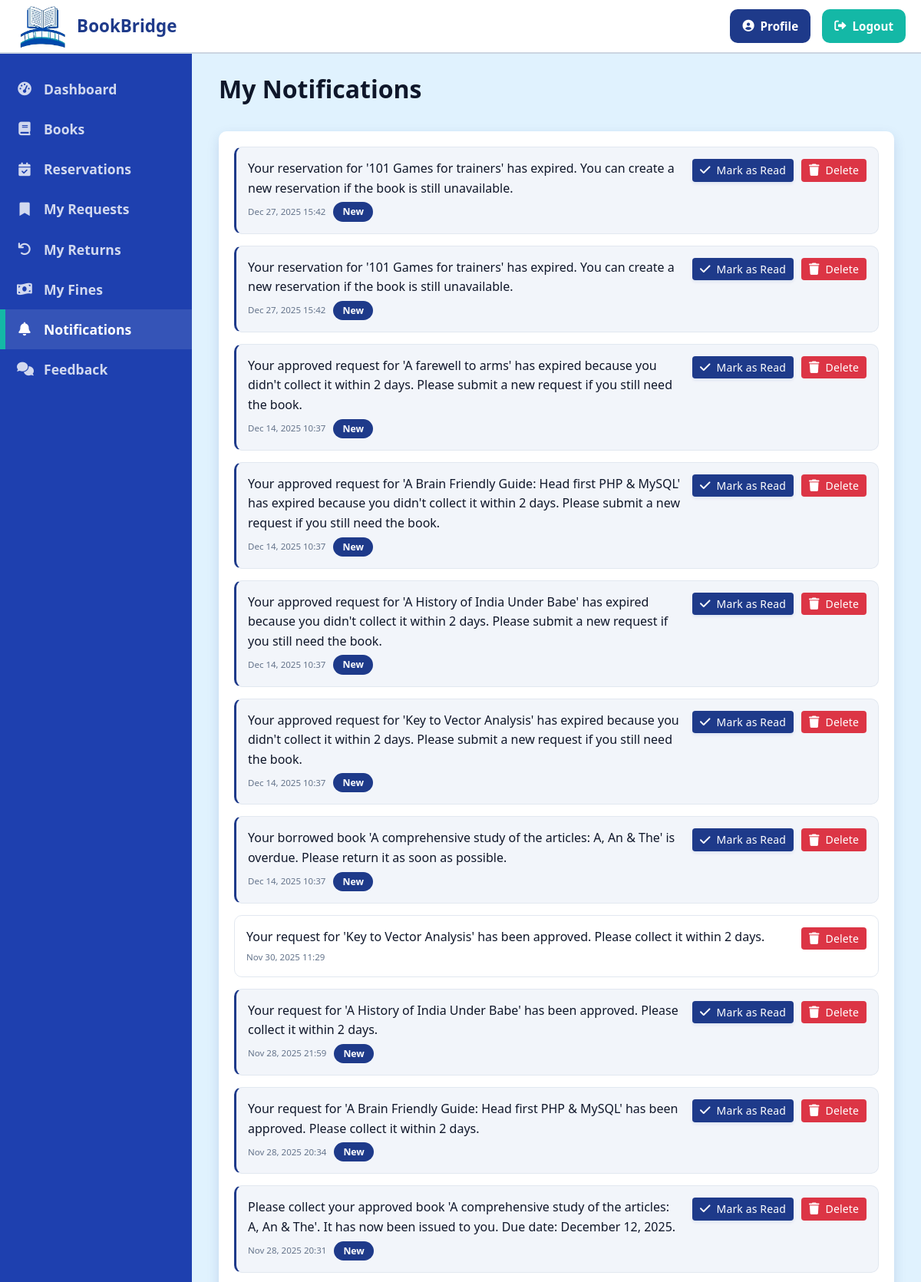
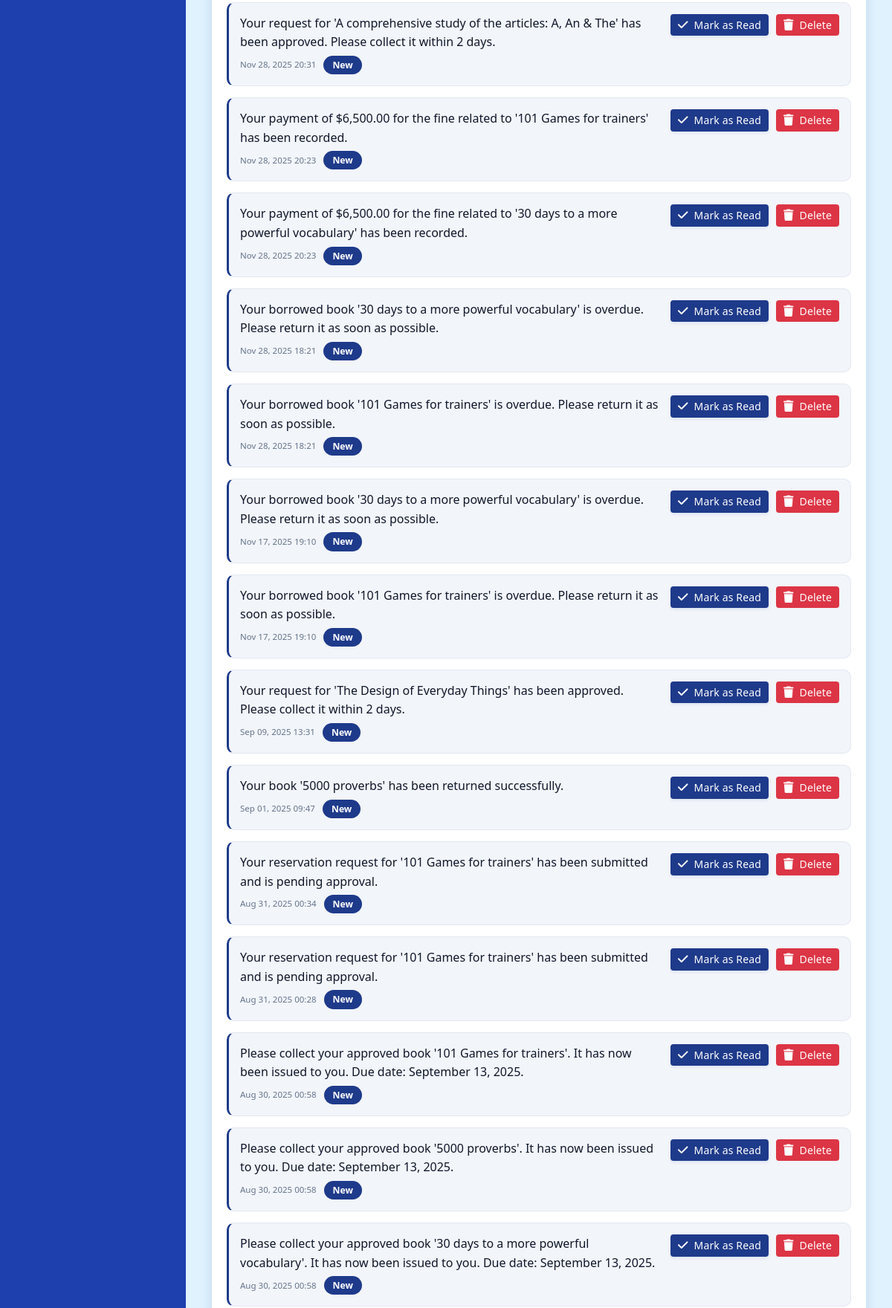
/student/notifications.php (signed in, upper part), run on the app's committed database (2 pictures, top to bottom).
### tables this page shows
CREATE TABLE `notifications` (
  `id` int(11) NOT NULL,
  `user_id` int(11) NOT NULL,
  `message` text NOT NULL,
  `is_read` tinyint(1) NOT NULL DEFAULT 0,
  `created_at` timestamp NOT NULL DEFAULT current_timestamp()
);

### student/notifications.php (the view, shortened to what this page needs)
<?php
include_once '../includes/header.php';
$userId = $_SESSION['user_id'];
$notifications = [];
$sql = "SELECT * FROM notifications WHERE user_id = ? ORDER BY created_at DESC";
$stmt = $conn->prepare($sql);
$stmt->bind_param("i", $userId);
$stmt->execute();
$result = $stmt->get_result();
if ($result) {
    while ($row = $result->fetch_assoc()) {
        $notifications[] = $row;
    }
}
?>
<div class="container">
    <h1 class="page-book_name" style="margin-bottom: 30px;">My Notifications</h1>
    <div class="card" >
        <div class="card-body" >
            <?php if (count($notifications) > 0): ?>
                <div class="notification-list">
                    <?php foreach ($notifications as $notification): ?>
                        <div class="notification-item <?php echo !$notification['is_read'] ? 'unread' : ''; ?>">
                            <div class="notification-content">
                                <div class="notification-message">
                                    <?php echo htmlspecialchars($notification['message']); ?>
                                </div>
                                <div class="notification-meta">
                                    <span class="notification-time">
                                        <?php echo date('M d, Y H:i', strtotime($notification['created_at'])); ?>
                                    </span>
                                    <?php if (!$notification['is_read']): ?>
                                        <span class="badge badge-primary">New</span>
                                    <?php endif; ?>
                                </div>
                            </div>
                            <div class="notification-actions">
                                <?php if (!$notification['is_read']): ?>
                                    <a href="?mark_read=1&id=<?php echo $notification['id']; ?>" class="btn btn-sm btn-primary">
                                        <i class="fas fa-check"></i> Mark as Read
                                    </a>
                                <?php endif; ?>
                                <a href="?delete=<?php echo $notification['id']; ?>" class="btn btn-sm btn-danger" onclick="return confirm('Are you sure you want to delete this notification?')">
                                    <i class="fas fa-trash"></i> Delete
                                </a>
                            </div>
                        </div>
                    <?php endforeach; ?>
                </div>
            <?php else: ?>
                <p class="text-center">No notifications found.</p>
            <?php endif; ?>
        </div>
    </div>
</div>
<?php include_once '../includes/footer.php'; ?>

### css/style.css (style rules this page uses)
:root { --primary-color: #1E3A8A; --primary-light: #3B82F6; --primary-dark: #1E40AF; --secondary-color: #E0F2FE; --accent-color: #14B8A6; --success-color: #22C55E; --warning-color: #F59E0B; --danger-color: #EF4444; --text-color: #0F172A; --text-light: #64748B; --white: #FFFFFF; --gray-100: #F1F5F9; --gray-200: #E2E8F0; --gray-300: #CBD5E1; --gray-400: #94A3B8; --gray-500: #64748B; --border-radius: 10px; --box-shadow: 0 6px 16px rgba(30, 58, 138, 0.15); --transition: all 0.3s ease-in-out; }
* { margin: 0; padding: 0; box-sizing: border-box; }
body { font-family: 'Segoe UI', Tahoma, Geneva, Verdana, sans-serif; line-height: 1.6; color: var(--text-color); background-color: var(--secondary-color); }
a { text-decoration: none; color: var(--primary-color); transition: var(--transition); }
.container { width: 100%; max-width: 1200px; margin: 0 auto; padding: 0 15px; }
.btn { display: inline-flex; align-items: center; justify-content: center; padding: 10px 20px; border: none; border-radius: var(--border-radius); cursor: pointer; font-weight: 500; transition: var(--transition); text-align: center; gap: 8px; font-size: 0.95em; line-height: 1.4; letter-spacing: 0.01em; white-space: nowrap; }
.btn i { font-size: 1.1em; }
.btn-primary { background-color: var(--primary-color); color: var(--white); box-shadow: 0 2px 4px rgba(13, 71, 161, 0.1); }
.btn-danger { background-color: var(--danger-color); color: var(--white); }
.btn-sm { padding: 6px 12px; font-size: 0.875em; }
.card { background-color: var(--white); border-radius: var(--border-radius); box-shadow: var(--box-shadow); margin-bottom: 20px; overflow: hidden; transition: var(--transition); }
.card-body { padding: 20px; }
.badge { display: inline-flex; align-items: center; padding: 4px 12px; border-radius: 50px; font-size: 0.85em; font-weight: 600; line-height: 1.4; white-space: nowrap; }
.badge-primary { background-color: var(--primary-color); color: var(--white); }
.btn { padding: 5px 10px; border-radius: 4px; cursor: pointer; }
.btn-danger { background-color: #dc3545; color: white; border: none; }

### css/dashboard.css (style rules this page uses)
.notification-list { max-height: 300px; overflow-y: auto; }
.notification-item { padding: 10px 15px; border-bottom: 1px solid var(--gray-200); transition: var(--transition); }
.notification-item.unread { background-color: rgba(13, 71, 161, 0.05); }
.notification-message { margin-bottom: 5px; }
.notification-time { font-size: 0.8em; color: var(--text-light); }

### student/notifications.php (style rules this page uses)
.notification-list { display: flex; flex-direction: column; gap: 15px; max-height: 70vh; }
.notification-item { background: var(--white); border-radius: var(--border-radius); padding: 15px; display: flex; justify-content: space-between; align-items: flex-start; border: 1px solid var(--gray-200); transition: var(--transition); }
.notification-item.unread { background-color: rgba(13, 71, 161, 0.05); border-left: 3px solid var(--primary-color); }
.notification-content { flex: 1; margin-right: 15px; }
.notification-message { margin-bottom: 5px; }
.notification-meta { font-size: 0.9em; color: var(--text-light); display: flex; align-items: center; gap: 10px; }
.notification-actions { display: flex; gap: 10px; }

### data on the page
notifications: message "Your reservation for '101 Games for trainers' has expired. You can create a new reservation if the book is still unavailable.", created_at "Dec 27, 2025 15:42", is_read "New"
notifications: message "Your reservation for '101 Games for trainers' has expired. You can create a new reservation if the book is still unavailable.", created_at "Dec 27, 2025 15:42", is_read "New"
notifications: message "Your approved request for 'A farewell to arms' has expired because you didn't collect it within 2 days. Please submit a new request if you still need the book.", created_at "Dec 14, 2025 10:37", is_read "New"
notifications: message "Your approved request for 'A Brain Friendly Guide: Head first PHP & MySQL' has expired because you didn't collect it within 2 days. Please submit a new request if you still need the book.", created_at "Dec 14, 2025 10:37", is_read "New"
notifications: message "Your approved request for 'A History of India Under Babe' has expired because you didn't collect it within 2 days. Please submit a new request if you still need the book.", created_at "Dec 14, 2025 10:37", is_read "New"
notifications: message "Your approved request for 'Key to Vector Analysis' has expired because you didn't collect it within 2 days. Please submit a new request if you still need the book.", created_at "Dec 14, 2025 10:37", is_read "New"
notifications: message "Your borrowed book 'A comprehensive study of the articles: A, An & The' is overdue. Please return it as soon as possible.", created_at "Dec 14, 2025 10:37", is_read "New"
notifications: message "Your request for 'Key to Vector Analysis' has been approved. Please collect it within 2 days.", created_at "Nov 30, 2025 11:29"
notifications: message "Your request for 'A History of India Under Babe' has been approved. Please collect it within 2 days.", created_at "Nov 28, 2025 21:59", is_read "New"
notifications: message "Your request for 'A Brain Friendly Guide: Head first PHP & MySQL' has been approved. Please collect it within 2 days.", created_at "Nov 28, 2025 20:34", is_read "New"
notifications: message "Please collect your approved book 'A comprehensive study of the articles: A, An & The'. It has now been issued to you. Due date: December 12, 2025.", created_at "Nov 28, 2025 20:31", is_read "New"
notifications: message "Your request for 'A comprehensive study of the articles: A, An & The' has been approved. Please collect it within 2 days.", created_at "Nov 28, 2025 20:31", is_read "New"
notifications: message "Your payment of $6,500.00 for the fine related to '101 Games for trainers' has been recorded.", created_at "Nov 28, 2025 20:23", is_read "New"
notifications: message "Your payment of $6,500.00 for the fine related to '30 days to a more powerful vocabulary' has been recorded.", created_at "Nov 28, 2025 20:23", is_read "New"
notifications: message "Your borrowed book '30 days to a more powerful vocabulary' is overdue. Please return it as soon as possible.", created_at "Nov 28, 2025 18:21", is_read "New"
notifications: message "Your borrowed book '101 Games for trainers' is overdue. Please return it as soon as possible.", created_at "Nov 28, 2025 18:21", is_read "New"
notifications: message "Your borrowed book '30 days to a more powerful vocabulary' is overdue. Please return it as soon as possible.", created_at "Nov 17, 2025 19:10", is_read "New"
notifications: message "Your borrowed book '101 Games for trainers' is overdue. Please return it as soon as possible.", created_at "Nov 17, 2025 19:10", is_read "New"
notifications: message "Your request for 'The Design of Everyday Things' has been approved. Please collect it within 2 days.", created_at "Sep 09, 2025 13:31", is_read "New"
notifications: message "Your book '5000 proverbs' has been returned successfully.", created_at "Sep 01, 2025 09:47", is_read "New"
notifications: message "Your reservation request for '101 Games for trainers' has been submitted and is pending approval.", created_at "Aug 31, 2025 00:34", is_read "New"
notifications: message "Your reservation request for '101 Games for trainers' has been submitted and is pending approval.", created_at "Aug 31, 2025 00:28", is_read "New"
notifications: message "Please collect your approved book '101 Games for trainers'. It has now been issued to you. Due date: September 13, 2025.", created_at "Aug 30, 2025 00:58", is_read "New"
notifications: message "Please collect your approved book '5000 proverbs'. It has now been issued to you. Due date: September 13, 2025.", created_at "Aug 30, 2025 00:58", is_read "New"
notifications: message "Please collect your approved book '30 days to a more powerful vocabulary'. It has now been issued to you. Due date: September 13, 2025.", created_at "Aug 30, 2025 00:58", is_read "New"
